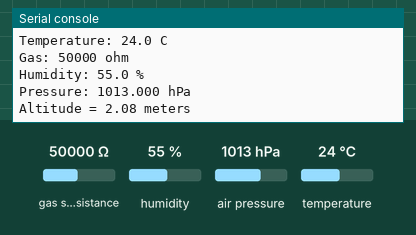
The program below on a simulated CircuitPython board. Shown: the last lines printed to the serial console. The test bench sets the inputs (shaded band); at power-on: gas sensor resistance 50000 Ω, humidity 55 %, air pressure 1013 hPa, temperature 24 °C.

Above: at 1.2 s.
1.3 s: gas sensor resistance set to 6880 Ω
2.8 s: humidity set to 22 %
At 3.8 s:
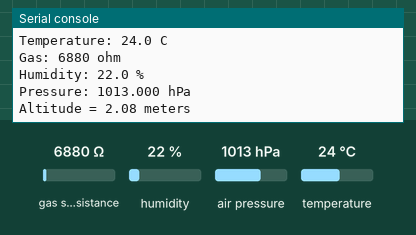
4.3 s: air pressure set to 952 hPa
At 5.4 s:
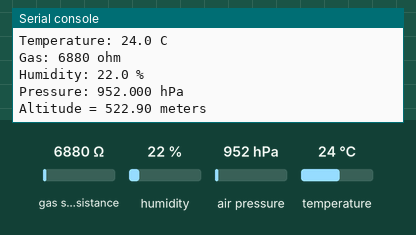

The program:

code.py
```python
import time
import board
from busio import I2C
import adafruit_bme680

# Create library object using our Bus I2C port
i2c = I2C(board.SCL, board.SDA)
bme680 = adafruit_bme680.Adafruit_BME680_I2C(i2c, debug=False)

# change this to match the location's pressure (hPa) at sea level
bme680.sea_level_pressure = 1013.25

while True:
    print("\nTemperature: %0.1f C" % bme680.temperature)
    print("Gas: %d ohm" % bme680.gas)
    print("Humidity: %0.1f %%" % bme680.humidity)
    print("Pressure: %0.3f hPa" % bme680.pressure)
    print("Altitude = %0.2f meters" % bme680.altitude)

    time.sleep(1)
```

Measured:
- after the input at 2.8 s, the serial console: prints a new line after 0.21 s (image 1)
- after the input at 4.3 s, the serial console: prints a new line after 0.71 s (image 2)
